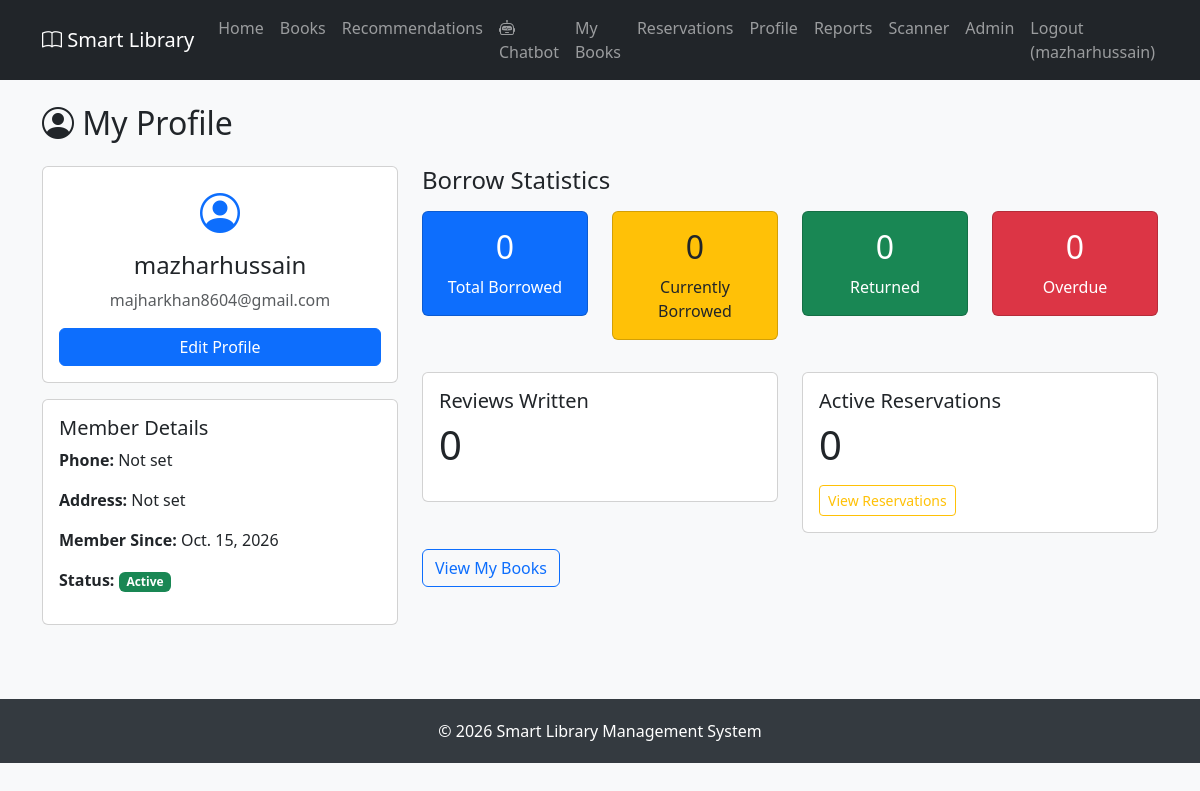
/profile/ (signed in), run on the app's committed database.
### books/models.py (models this page shows, shortened)
class Member(models.Model):
    user = models.OneToOneField(User, on_delete=models.CASCADE, related_name='member')
    phone = models.CharField(max_length=15, blank=True)
    address = models.TextField(blank=True)
    membership_date = models.DateField(auto_now_add=True)
    is_active = models.BooleanField(default=True)

### books/views.py (the view)
# urls.py: path('profile/', views.profile, name='profile'),
@login_required
def profile(request):
    member, created = Member.objects.get_or_create(user=request.user)
    total_borrowed = BorrowRecord.objects.filter(member=member).count()
    currently_borrowed = BorrowRecord.objects.filter(member=member, status='borrowed').count()
    returned = BorrowRecord.objects.filter(member=member, status='returned').count()
    overdue = BorrowRecord.objects.filter(member=member, status='overdue').count()
    reviews_count = Review.objects.filter(member=member).count()
    total_fine = sum(r.fine_amount for r in BorrowRecord.objects.filter(member=member, fine_paid=False))
    reservations_count = Reservation.objects.filter(member=member, status__in=['waiting', 'ready']).count()
    return render(request, 'books/profile.html', {
        'member': member,
        'total_borrowed': total_borrowed,
        'currently_borrowed': currently_borrowed,
        'returned': returned,
        'overdue': overdue,
        'reviews_count': reviews_count,
        'total_fine': total_fine,
        'reservations_count': reservations_count,
    })

### templates/books/profile.html (shortened to what this page needs)
{% extends 'base.html' %}
{% block content %}
<h2 class="mb-4"><i class="bi bi-person-circle"></i> My Profile</h2>
<div class="row">
    <div class="col-md-4 mb-4">
        <div class="card">
            <div class="card-body text-center">
                <i class="bi bi-person-circle fs-1 text-primary"></i>
                <h4 class="mt-2">{{ user.username }}</h4>
                <p class="text-muted">{{ user.email|default:"No email" }}</p>
                <a href="{% url 'books:edit_profile' %}" class="btn btn-primary w-100">Edit Profile</a>
            </div>
        </div>
        <div class="card mt-3">
            <div class="card-body">
                <h5>Member Details</h5>
                <p><strong>Phone:</strong> {{ member.phone|default:"Not set" }}</p>
                <p><strong>Address:</strong> {{ member.address|default:"Not set" }}</p>
                <p><strong>Member Since:</strong> {{ member.membership_date }}</p>
                <p><strong>Status:</strong>
                    {% if member.is_active %}
                        <span class="badge bg-success">Active</span>
                    {% else %}
                        <span class="badge bg-danger">Inactive</span>
                    {% endif %}
                </p>
            </div>
        </div>
    </div>
    <div class="col-md-8">
        <h4 class="mb-3">Borrow Statistics</h4>
        <div class="row">
            <div class="col-md-3 mb-3">
                <div class="card text-center bg-primary text-white">
                    <div class="card-body">
                        <h2>{{ total_borrowed }}</h2>
                        <p class="mb-0">Total Borrowed</p>
                    </div>
                </div>
            </div>
            <div class="col-md-3 mb-3">
                <div class="card text-center bg-warning text-dark">
                    <div class="card-body">
                        <h2>{{ currently_borrowed }}</h2>
                        <p class="mb-0">Currently Borrowed</p>
                    </div>
                </div>
            </div>
            <div class="col-md-3 mb-3">
                <div class="card text-center bg-success text-white">
                    <div class="card-body">
                        <h2>{{ returned }}</h2>
                        <p class="mb-0">Returned</p>
                    </div>
                </div>
            </div>
            <div class="col-md-3 mb-3">
                <div class="card text-center bg-danger text-white">
                    <div class="card-body">
                        <h2>{{ overdue }}</h2>
                        <p class="mb-0">Overdue</p>
                    </div>
                </div>
            </div>
        </div>
        <div class="row mt-3">
            <div class="col-md-6">
                <div class="card">
                    <div class="card-body">
                        <h5>Reviews Written</h5>
                        <p class="display-6">{{ reviews_count }}</p>
                    </div>
                </div>
            </div>
            <div class="col-md-6">
                <div class="card">
                    <div class="card-body">
                        <h5>Active Reservations</h5>
                        <p class="display-6">{{ reservations_count }}</p>
                        <a href="{% url 'books:my_reservations' %}" class="btn btn-sm btn-outline-warning">View Reservations</a>
                    </div>
                </div>
            </div>
        </div>
        <div class="mt-3">
            <a href="{% url 'books:my_books' %}" class="btn btn-outline-primary">View My Books</a>
        </div>
    </div>
</div>
{% endblock %}

### templates/base.html (shortened to what this page needs)
<!DOCTYPE html>
<html lang="en">
<head>
    <link href="https://cdn.jsdelivr.net/npm/bootstrap@5.3.2/dist/css/bootstrap.min.css" rel="stylesheet">
    <link href="https://cdn.jsdelivr.net/npm/bootstrap-icons@1.11.1/font/bootstrap-icons.css" rel="stylesheet">
</head>
<body>
    <nav class="navbar navbar-expand-lg navbar-dark bg-dark">
        <div class="container">
            <a class="navbar-brand" href="{% url 'books:home' %}">
                <i class="bi bi-book"></i> Smart Library
            </a>
            <div class="collapse navbar-collapse" id="navbarNav">
                <ul class="navbar-nav ms-auto">
                    <li class="nav-item"><a class="nav-link" href="{% url 'books:home' %}">Home</a></li>
                    <li class="nav-item"><a class="nav-link" href="{% url 'books:book_list' %}">Books</a></li>
                    <li class="nav-item"><a class="nav-link" href="{% url 'books:recommendations' %}">Recommendations</a></li>
                    <li class="nav-item"><a class="nav-link" href="{% url 'books:chatbot' %}"><i class="bi bi-robot"></i> Chatbot</a></li>
                    {% if user.is_authenticated %}
                        <li class="nav-item"><a class="nav-link" href="{% url 'books:my_books' %}">My Books</a></li>
                        <li class="nav-item"><a class="nav-link" href="{% url 'books:my_reservations' %}">Reservations</a></li>
                        <li class="nav-item"><a class="nav-link" href="{% url 'books:profile' %}">Profile</a></li>
                        {% if user.is_staff %}
                            <li class="nav-item"><a class="nav-link" href="{% url 'books:reports' %}">Reports</a></li>
                            <li class="nav-item"><a class="nav-link" href="{% url 'books:scanner' %}">Scanner</a></li>
                            <li class="nav-item"><a class="nav-link" href="/admin/">Admin</a></li>
                        {% endif %}
                        <li class="nav-item"><a class="nav-link" href="{% url 'books:logout' %}">Logout ({{ user.username }})</a></li>
                    {% else %}
                        <li class="nav-item"><a class="nav-link" href="{% url 'books:login' %}">Login</a></li>
                        <li class="nav-item"><a class="nav-link" href="{% url 'books:register' %}">Register</a></li>
                    {% endif %}
                </ul>
            </div>
        </div>
    </nav>
    <div class="container mt-4">
        {% block content %}{% endblock %}
    </div>
    <footer class="text-center">
        <div class="container">
            <p class="mb-0">© 2026 Smart Library Management System</p>
        </div>
    </footer>
</body>
</html>

### templates/base.html (style rules this page uses)
body { background-color: #f8f9fa; }
.card { transition: transform 0.2s; }
footer { margin-top: 50px; padding: 20px 0; background: #343a40; color: #fff; }

### data on the page
Member: phone "Not set", address "Not set", membership_date "Oct. 15, 2026"

### other printed values
{{ user.username }} "mazharhussain"
{{ user.email|default:"No email" }} "majharkhan8604@gmail.com"
{{ total_borrowed }} "0"
{{ currently_borrowed }} "0"
{{ returned }} "0"
{{ overdue }} "0"
{{ reviews_count }} "0"
{{ reservations_count }} "0"
